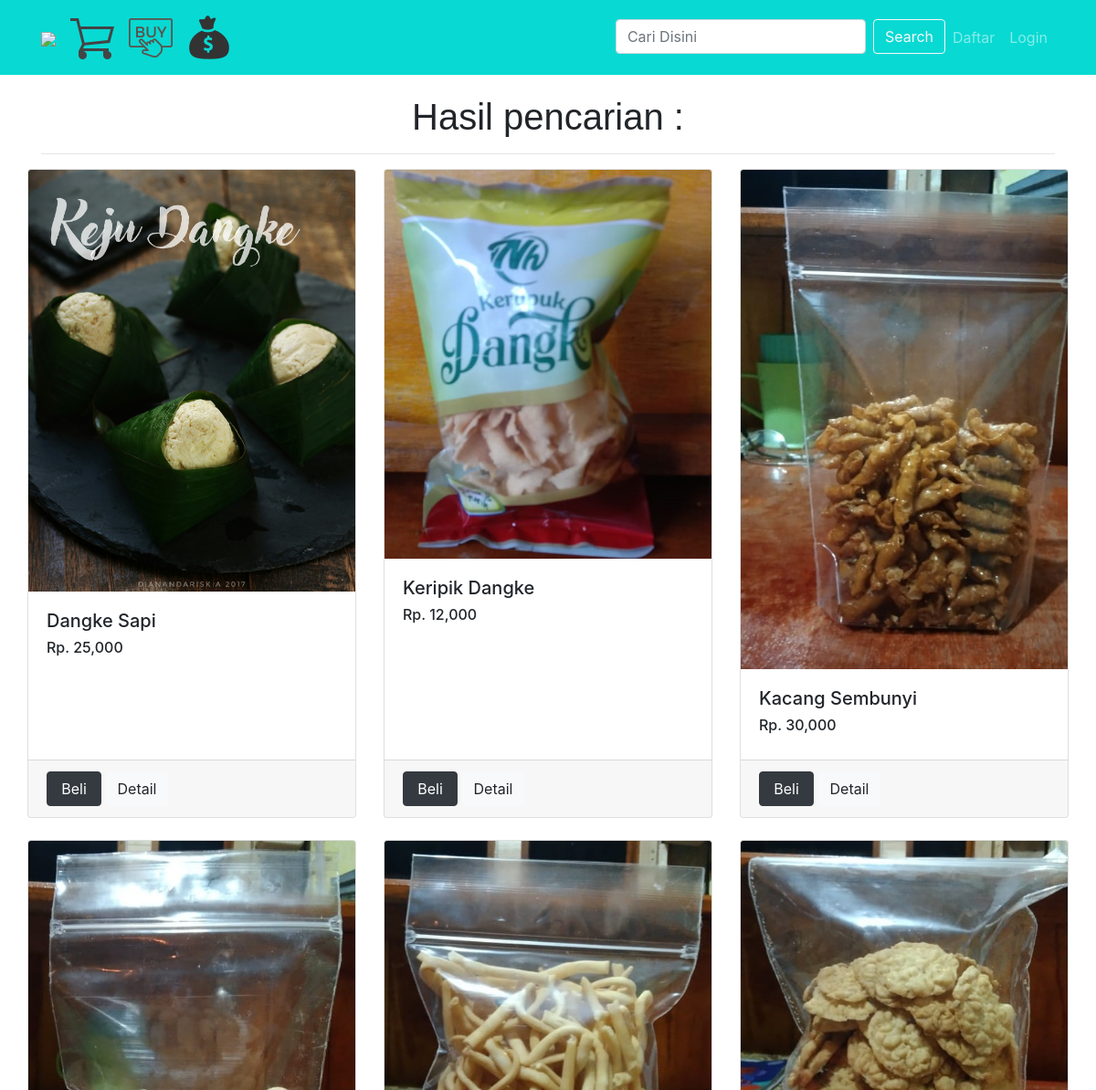
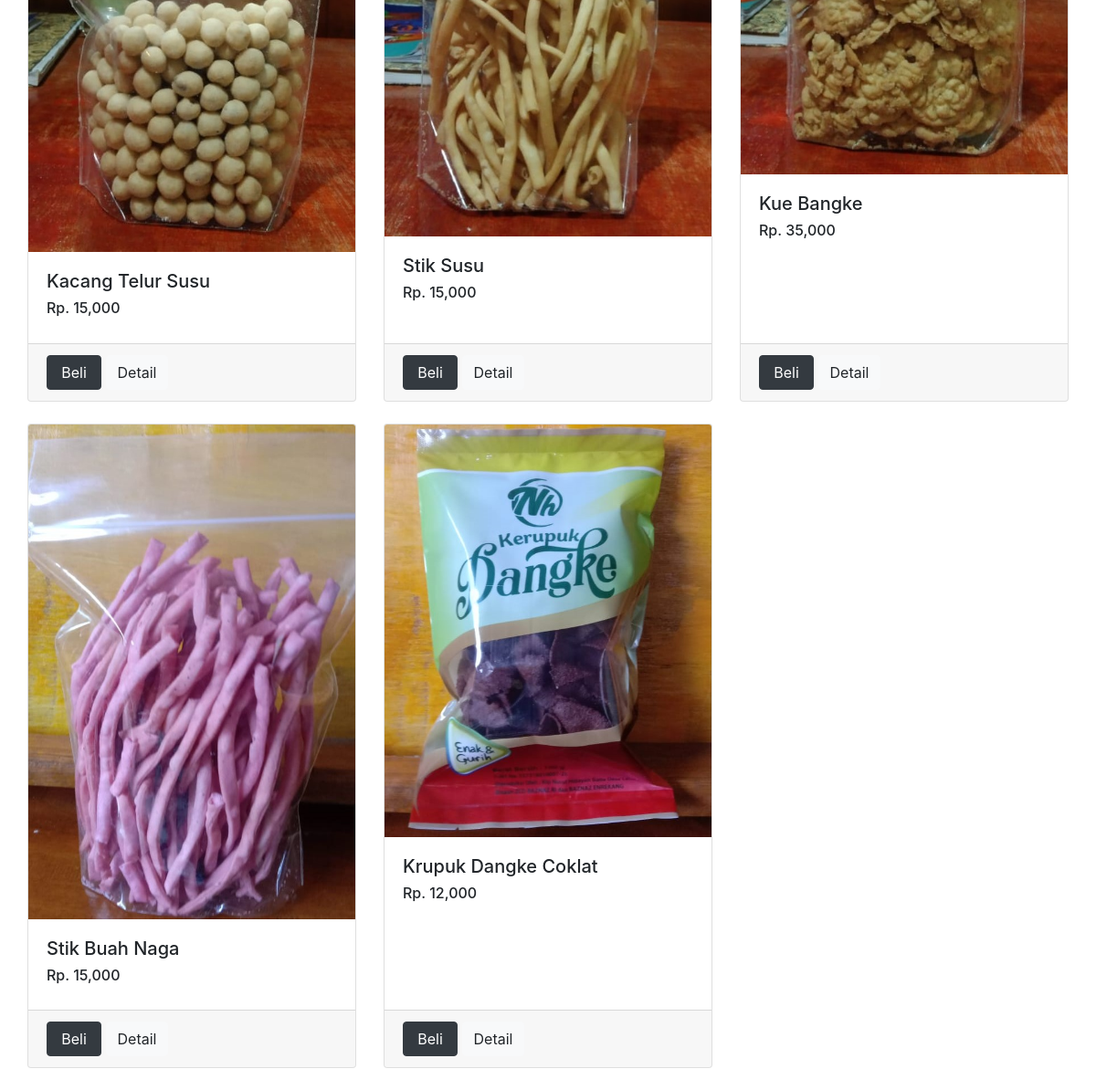
The page /pencarian.php on the database its author committed (2 pictures, top to bottom).
### tables this page shows
CREATE TABLE `produk` (
  `id_produk` int(11) NOT NULL,
  `nama_produk` varchar(100) NOT NULL,
  `harga_produk` int(20) NOT NULL,
  `berat_produk` int(11) NOT NULL,
  `foto_produk` varchar(100) NOT NULL,
  `deskripsi_produk` text NOT NULL,
  `stok` int(3) NOT NULL
);

### pencarian.php (the view, shortened to what this page needs)
<?php
include 'koneksi.php';
 ?>
 <?php
$keyword = $_GET['keyword'];
$semuadata=array();
$ambil = $koneksi->query("SELECT * FROM produk WHERE nama_produk LIKE '%$keyword%'
OR deskripsi_produk LIKE '%$keyword%'");
while ($pecah = $ambil->fetch_assoc()) {
  $semuadata[]=$pecah;
}
  ?>
<!DOCTYPE html>
<html lang="en" dir="ltr">
  <head>
    <link href="./vendor/bootstrap/css/bootstrap.css" rel="stylesheet">
    <link href="./css/shop-homepage.css" rel="stylesheet">
  </head>
  <body>
    <?php include 'navbar.php'; ?> <br>
    <section class="konten">
    <div class="container"><br>
      <h1 style=" font-family: Arial; "><center>Hasil pencarian : <?php echo $keyword; ?></center></h1>
      <hr>
        <div class="row">
            <div class="row">
              <?php foreach ($semuadata as $key => $value) {?>
              <div style="max-width: 400px; min-width: 250px;" class="col-lg-4 col-md-6 mb-4">
                <div class="card h-100">
                  <img class="card-img-top" src="image/produk/<?php echo $value['foto_produk']; ?>" alt="">
                  <div class="card-body">
                    <h5><?php echo $value["nama_produk"]; ?> </h5>
                    <h6>Rp. <?php echo number_format($value['harga_produk']); ?></h6>
                  </div>
                  <div class="card-footer">
                      <a href="beli.php?id=<?php echo $value['id_produk']; ?>" class="btn btn-dark" style=" width: 60px;" >Beli</a>
                      <a href="detail.php?id=<?php echo $value["id_produk"]; ?>" class="btn btn-light"> Detail </a>
                  </div>
                </div>
              </div>
            <?php } ?>
            </div>
          </div>
        </div>
    </section>

### css/shop-homepage.css (style rules this page uses)
body { padding-top: 56px; }

### rows shown on the page
produk: foto_produk (picture), nama_produk "Dangke Sapi", harga_produk "25,000"
produk: foto_produk (picture), nama_produk "Keripik Dangke", harga_produk "12,000"
produk: foto_produk (picture), nama_produk "Kacang Sembunyi", harga_produk "30,000"
produk: foto_produk (picture), nama_produk "Kacang Telur Susu", harga_produk "15,000"
produk: foto_produk (picture), nama_produk "Stik Susu", harga_produk "15,000"
produk: foto_produk (picture), nama_produk "Kue Bangke", harga_produk "35,000"
produk: foto_produk (picture), nama_produk "Stik Buah Naga", harga_produk "15,000"
produk: foto_produk (picture), nama_produk "Krupuk Dangke Coklat", harga_produk "12,000"
